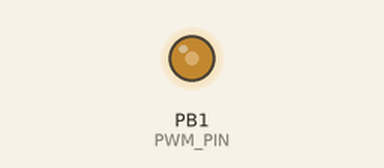
A sketch run on a simulated ATtiny85, built with avr-gcc and run on an emulated ATtiny85. On the bench: output pins drawn as LEDs (lit = HIGH).

Above: at 0.18 s.
Timing chart, 0 to 1.0 s (numbered marks = the images above):
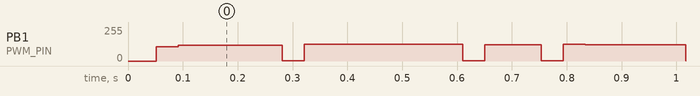

The sketch:

tiny_noise.ino
```cpp
// (licence header left out)
#include <avr/io.h>
#define PWM_PIN 1 //OC1A pin 6 of IC
#define NOISE_PWM OCR1A

uint32_t lfsr = 1; //32 bit LFSR, must be non-zero to start

void setup() {
  pinMode(PWM_PIN,OUTPUT); // this pins gives out the noise
  PLLCSR = _BV(PLLE); // enable PLL
  delay(10); //wait a bit to allow PLL to lock
  while (PLLCSR & _BV(PLOCK) == 0){
    // ensure PLL is locked
  }
  PLLCSR |= _BV(PCKE); // set PCK to 64MHz
  // Set up timer 1 to generate interrupt at 31.25kHz
  // configure PWM timer 1 channel A
  TCCR1 = _BV(CS10)| _BV(COM1A1) | _BV(PWM1A);
  TIMSK = _BV(TOIE1);
}

void loop() {
}

SIGNAL(TIMER1_OVF_vect) {
  // output lower 8 bits of lfsr on pwm
  NOISE_PWM = lfsr & 0xFF;
  unsigned lsb = lfsr & 1;
  // advance LFSR
  lfsr >>= 1;
  if (lsb) {
    lfsr ^= 0xA3000000u;
  }
}
```
